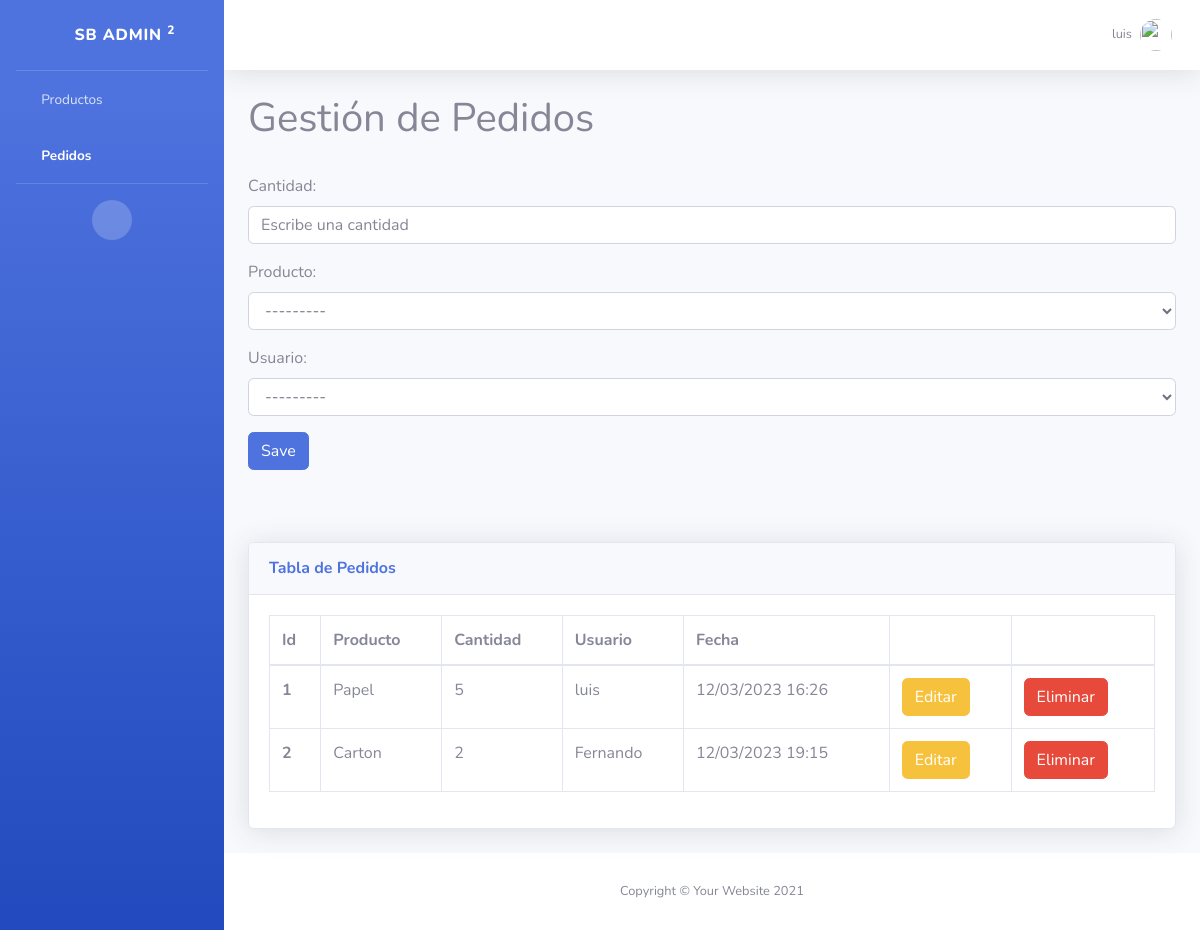
Screenshot of /dashboard/pedidos/ (signed in) with the database file from the repository.
### dashboard/models.py (models this page shows, shortened)
class Pedido(models.Model):
    cantidad = models.IntegerField()
    fecha = models.DateTimeField(auto_now_add=True)
    producto = models.ForeignKey(Producto, on_delete=models.CASCADE)
    usuario = models.ForeignKey(User, on_delete=models.CASCADE)

class Producto(models.Model):
    nombre = models.CharField(max_length=50)
    categoria = models.CharField(max_length=50)
    fecha = models.DateTimeField(auto_now_add=True)
    def __str__(self):
        return self.nombre

### dashboard/views.py (the view, shortened to what this page needs)
# urls.py: path('dashboard/pedidos/', views.pedidos, name='pedidos'),
@login_required
def pedidos(request):
    pedidos = Pedido.objects.all()
    if request.method == 'GET':
        return render(request,'pedidos.html',{'name':request.user, 'form': PedidoForm, 'pedidos': pedidos})

### dashboard/templates/pedidos.html (shortened to what this page needs)
{% extends 'dashboard.html' %}
{% load static %}
{% block content %}
<li class="nav-item">
    <a class="nav-link" href="/dashboard/productos">
        <i class="fas fa-fw fa-chart-area"></i>
        <span>Productos</span></a>
</li>
<li class="nav-item active">
    <a class="nav-link" href="/dashboard/pedidos">
        <i class="fas fa-fw fa-table"></i>
        <span>Pedidos</span></a>
</li>
<hr class="sidebar-divider d-none d-md-block">
<div class="text-center d-none d-md-inline">
    <button class="rounded-circle border-0" id="sidebarToggle"></button>
</div>
</ul>
<div id="content-wrapper" class="d-flex flex-column">
<div id="content">
    <nav class="navbar navbar-expand navbar-light bg-white topbar mb-4 static-top shadow">
        <ul class="navbar-nav ml-auto">
            <li class="nav-item dropdown no-arrow">
                <a class="nav-link dropdown-toggle" href="#" id="userDropdown" role="button"
                    data-toggle="dropdown" aria-haspopup="true" aria-expanded="false">
                    <span class="mr-2 d-none d-lg-inline text-gray-600 small">{{name.username}}</span>
                    <img class="img-profile rounded-circle"
                        src="{% static 'dashboard/img/undraw_profile.svg' %}">
                </a>
            </li>
        </ul>
    </nav>
    <div class="container-fluid">
        <form action="/dashboard/pedidos/" method="POST">
            <h1>Gestión de Pedidos</h1>
            <br>
            {{form.as_p}}
            <button class="btn btn-primary">
                Save
            </button>
        </form>
        <br><br><br>
        <div class="card shadow mb-4">
            <div class="card-header py-3">
                <h6 class="m-0 font-weight-bold text-primary">Tabla de Pedidos</h6>
            </div>
            <div class="card-body">
                <div class="table-responsive">
                    <table class="table table-bordered" id="dataTable" width="100%" cellspacing="0">
                        <thead>
                            <tr>
                            <th scope="col">Id</th>
                            <th scope="col">Producto</th>
                            <th scope="col">Cantidad</th>
                            <th scope="col">Usuario</th>
                            <th scope="col">Fecha</th>
                            <th scope="col"></th>
                            <th scope="col"></th>
                            </tr>
                        </thead>
                        <tbody>
                            {% for pedido in pedidos %}
                            <tr>
                                <th scope="row">{{pedido.id}}</th>
                                <td>{{pedido.producto}}</td>
                                <td>{{pedido.cantidad}}</td>
                                <td>{{pedido.usuario}}</td>
                                <td>{{pedido.fecha|date:'j/m/Y H:i'}}</td>
                                <td>
                                    <a href="{% url 'editar_pedido' pedido.id %}">
                                        <button class="btn btn-warning">
                                            Editar
                                        </button>
                                    </a>
                                </td>
                                <td>
                                    <form action="{% url 'eliminar_pedido' pedido.id %}" method="POST">
                                        <button class="btn btn-danger">
                                            Eliminar
                                        </button>
                                    </form>
                                </td>
                            </tr>
                            {% endfor %}
                        </tbody>
                    </table>
                </div>
            </div>
        </div>
    </div>
{% endblock %}

### rows the page displays
Pedido: id "1", producto "Papel", cantidad "5", usuario "luis", fecha "12/03/2023 16:26"
Pedido: id "2", producto "Carton", cantidad "2", usuario "Fernando", fecha "12/03/2023 19:15"

### other values shown
{{ name.username }} "luis"
